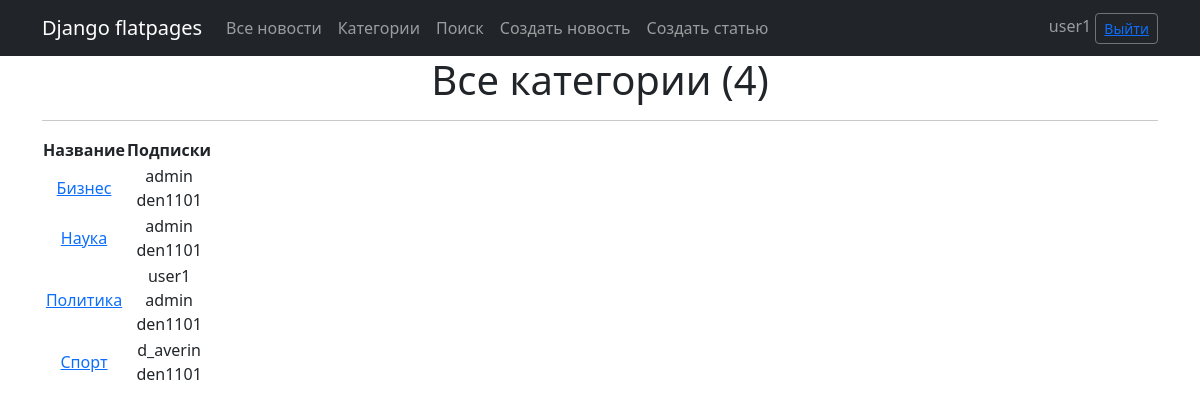
/news/categories/ (signed in), run on the app's committed database.
### news/models.py (models this page shows, shortened)
class Category(models.Model):
    name = models.CharField(max_length=64, unique=True)
    subscribers = models.ManyToManyField(User)  # related_name='categories'

### news/views.py (the view)
# urls.py: path('categories/', CategoriesList.as_view(), name='categories_list'),
class CategoriesList(LoginRequiredMixin, ListView):
    model = Category
    ordering = 'name'
    template_name = 'categories.html'
    context_object_name = 'categories'

### templates/categories.html (shortened to what this page needs)
{% extends 'flatpages/default.html' %}
{% block content %}
   <h1>Все категории ({{ categories|length }})</h1>
   <hr>
   {% if categories %}
       <table>
           <tr>
               <td><b>Название</b></td>
               <td><b>Подписки</b></td>
           </tr>
           {% for category in categories %}
           <tr>
               <td><a href="{% url 'categories_filter' category.pk %}">{{ category.name }}</a></td>
               <td>{% for subscribers in category.subscribers.all %}{{ subscribers }}<br/>{% endfor %}</td>
           </tr>
           {% endfor %}
       </table>
   {% else %}
       <h2>Категорий нет!</h2>
   {% endif %}
{% endblock content %}

### templates/flatpages/default.html (shortened to what this page needs)
<!DOCTYPE html>
<html lang="en">
    <head>
        {% load static %}
        <link href="{% static 'css/styles.css' %}" rel="stylesheet" />
    </head>
    <body>
        <nav class="navbar navbar-expand-lg navbar-dark bg-dark static-top">
           <div class="container">
               <a class="navbar-brand" href="#">Django flatpages</a>
               <div class="collapse navbar-collapse" id="navbarResponsive">
                   <ul class="navbar-nav ml-auto">
                       <li class="nav-item">
                           <a class="nav-link" href="/news">Все новости</a>
                       </li>
                       <li class="nav-item">
                           <a class="nav-link" href="/news/categories/">Категории</a>
                       </li>
                       <li class="nav-item">
                           <a class="nav-link" href="/news/search/">Поиск</a>
                       </li>
                       <li class="nav-item">
                           <a class="nav-link" href="/news/create/">Создать новость</a>
                       </li>
                       <li class="nav-item">
                           <a class="nav-link" href="/articles/create/">Создать статью</a>
                       </li>
                   </ul>
               </div>
               <form class="form-inline">
               <span class="navbar-text">
                   {{request.user.username}}
               </span>
               <button class="btn btn-sm btn-outline-secondary" type="button"> <a href="/sign/logout/">Выйти</a> </button>
               </form>
           </div>
        </nav>
        <div class="container">
           <div class="row">
               <div class="col-lg-12 text-center">
                   {% block content %}{% endblock content %}
               </div>
           </div>
        </div>
    </body>
</html>

### data on the page
Category: name "Бизнес"
Category: name "Наука"
Category: name "Политика"
Category: name "Спорт"

### other printed values
{{ request.user.username }} "user1"
{{ categories|length }} "4"
{{ subscribers }} "admin"
{{ subscribers }} "den1101"
{{ subscribers }} "user1"
{{ subscribers }} "d_averin"
